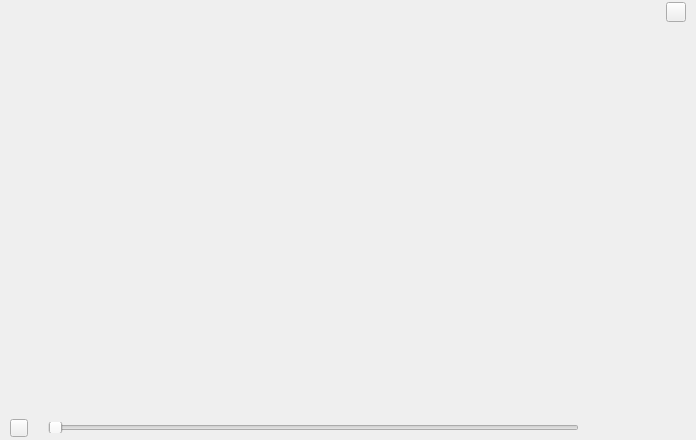
<?xml version="1.0" encoding="UTF-8"?>
<ui version="4.0">
 <class>UBTPlayer</class>
 <widget class="QWidget" name="UBTPlayer">
  <property name="geometry">
   <rect>
    <x>0</x>
    <y>0</y>
    <width>696</width>
    <height>440</height>
   </rect>
  </property>
  <property name="sizePolicy">
   <sizepolicy hsizetype="Fixed" vsizetype="Fixed">
    <horstretch>0</horstretch>
    <verstretch>0</verstretch>
   </sizepolicy>
  </property>
  <property name="minimumSize">
   <size>
    <width>696</width>
    <height>440</height>
   </size>
  </property>
  <property name="maximumSize">
   <size>
    <width>696</width>
    <height>440</height>
   </size>
  </property>
  <property name="windowTitle">
   <string>Form</string>
  </property>
  <widget class="QWidget" name="UBTPlayerControl" native="true">
   <property name="geometry">
    <rect>
     <x>0</x>
     <y>416</y>
     <width>696</width>
     <height>24</height>
    </rect>
   </property>
   <property name="sizePolicy">
    <sizepolicy hsizetype="Fixed" vsizetype="Fixed">
     <horstretch>0</horstretch>
     <verstretch>0</verstretch>
    </sizepolicy>
   </property>
   <property name="minimumSize">
    <size>
     <width>696</width>
     <height>24</height>
    </size>
   </property>
   <property name="maximumSize">
    <size>
     <width>696</width>
     <height>24</height>
    </size>
   </property>
   <widget class="QPushButton" name="UBTPlayerPlayPauseBtn">
    <property name="geometry">
     <rect>
      <x>10</x>
      <y>3</y>
      <width>18</width>
      <height>18</height>
     </rect>
    </property>
    <property name="sizePolicy">
     <sizepolicy hsizetype="Fixed" vsizetype="Fixed">
      <horstretch>0</horstretch>
      <verstretch>0</verstretch>
     </sizepolicy>
    </property>
    <property name="minimumSize">
     <size>
      <width>18</width>
      <height>18</height>
     </size>
    </property>
    <property name="maximumSize">
     <size>
      <width>18</width>
      <height>18</height>
     </size>
    </property>
    <property name="text">
     <string/>
    </property>
   </widget>
   <widget class="QSlider" name="UBTPlayerDurationSlider">
    <property name="geometry">
     <rect>
      <x>48</x>
      <y>6</y>
      <width>531</width>
      <height>11</height>
     </rect>
    </property>
    <property name="sizePolicy">
     <sizepolicy hsizetype="Fixed" vsizetype="Fixed">
      <horstretch>0</horstretch>
      <verstretch>0</verstretch>
     </sizepolicy>
    </property>
    <property name="minimumSize">
     <size>
      <width>531</width>
      <height>11</height>
     </size>
    </property>
    <property name="maximumSize">
     <size>
      <width>530</width>
      <height>11</height>
     </size>
    </property>
    <property name="focusPolicy">
     <enum>Qt::NoFocus</enum>
    </property>
    <property name="orientation">
     <enum>Qt::Horizontal</enum>
    </property>
   </widget>
   <widget class="QLabel" name="UBTPlayerDurationLbl">
    <property name="geometry">
     <rect>
      <x>604</x>
      <y>0</y>
      <width>82</width>
      <height>20</height>
     </rect>
    </property>
    <property name="sizePolicy">
     <sizepolicy hsizetype="Fixed" vsizetype="Fixed">
      <horstretch>0</horstretch>
      <verstretch>0</verstretch>
     </sizepolicy>
    </property>
    <property name="minimumSize">
     <size>
      <width>82</width>
      <height>20</height>
     </size>
    </property>
    <property name="maximumSize">
     <size>
      <width>82</width>
      <height>20</height>
     </size>
    </property>
    <property name="text">
     <string/>
    </property>
    <property name="alignment">
     <set>Qt::AlignCenter</set>
    </property>
   </widget>
  </widget>
  <widget class="QWidget" name="UBTPlayerHeader" native="true">
   <property name="geometry">
    <rect>
     <x>0</x>
     <y>0</y>
     <width>696</width>
     <height>24</height>
    </rect>
   </property>
   <property name="sizePolicy">
    <sizepolicy hsizetype="Fixed" vsizetype="Fixed">
     <horstretch>0</horstretch>
     <verstretch>0</verstretch>
    </sizepolicy>
   </property>
   <property name="minimumSize">
    <size>
     <width>696</width>
     <height>24</height>
    </size>
   </property>
   <property name="maximumSize">
    <size>
     <width>696</width>
     <height>24</height>
    </size>
   </property>
   <widget class="QPushButton" name="UBTPlayerCloseButton">
    <property name="geometry">
     <rect>
      <x>666</x>
      <y>2</y>
      <width>20</width>
      <height>20</height>
     </rect>
    </property>
    <property name="sizePolicy">
     <sizepolicy hsizetype="Fixed" vsizetype="Fixed">
      <horstretch>0</horstretch>
      <verstretch>0</verstretch>
     </sizepolicy>
    </property>
    <property name="minimumSize">
     <size>
      <width>20</width>
      <height>20</height>
     </size>
    </property>
    <property name="maximumSize">
     <size>
      <width>20</width>
      <height>20</height>
     </size>
    </property>
    <property name="text">
     <string/>
    </property>
   </widget>
  </widget>
 </widget>
 <resources/>
 <connections/>
</ui>
